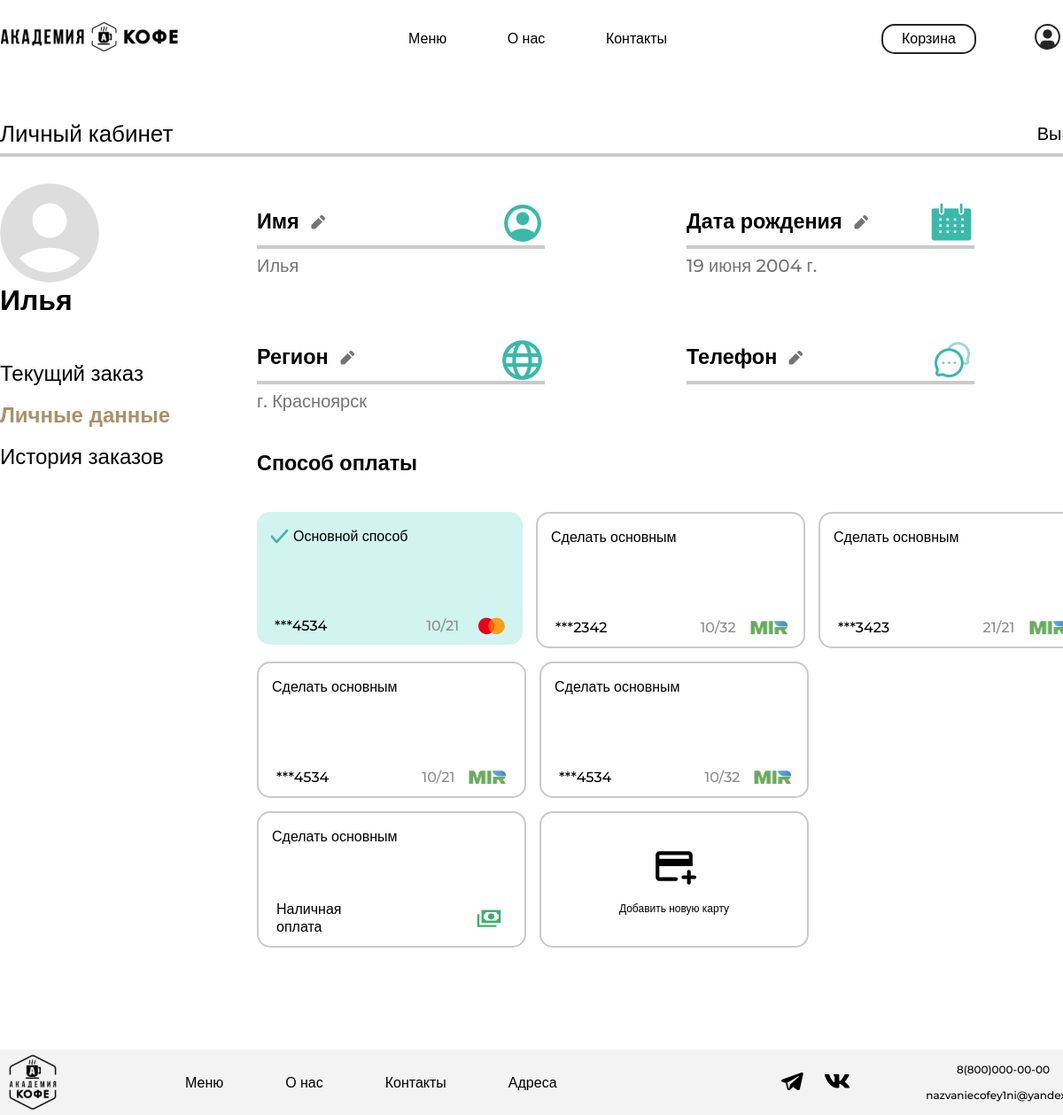
The app's page /account/1/ (signed in) with its own data.
### academyCoffee/models.py (models this page shows, shortened)
class User(AbstractUser):
    regions = [
        ('Красноярск', 'Красноярск'),
        ('Москва', 'Москва'),
        ('Санкт-Петербург', 'Санкт-Петербург'),
        ('Новосибирск', 'Новосибирск'),
    ]
    username = models.CharField(unique=False, blank=True, null=True, max_length=20)
    region = models.TextField('Регион', max_length=50, choices=regions, blank=True)
    PNumber = PhoneNumberField('Номер телефона', blank=False, null=False, unique=True, region="RU")
    DateOfBirth = models.DateField("День рождения", default=timezone.now)
    payment_method = models.CharField('Способ оплаты', max_length=20, default='Наличные')
    USERNAME_FIELD = "PNumber"
    REQUIRED_FIELDS = ["email"]

class UserCard(models.Model):
    user = models.ForeignKey(to=User, on_delete=models.CASCADE)
    is_base = models.BooleanField(default=False)
    number = models.DecimalField(max_digits=16, decimal_places=0)
    month = models.DecimalField(max_digits=2, decimal_places=0)
    year = models.DecimalField(max_digits=2, decimal_places=0)
    CVCCode = models.DecimalField(max_digits=3, decimal_places=0)
    def protect_number(self):
        return int(str(self.number)[-4:])

### academyCoffee/views.py (the view, shortened to what this page needs)
# urls.py: path('account/<int:pk>/', login_required(views.UserProfileView.as_view()), name='profile'),
class UserProfileView(TitleMixin, UpdateView):
    model = User
    form_class = UserProfileForm
    template_name = 'main/personalaccount.html'
    title = 'Профиль'
    def get_context_data(self, **kwargs):
        context = super(UserProfileView, self).get_context_data()
        context['user'] = self.request.user
        context['cards'] = UserCard.objects.filter(user=self.request.user).order_by('-is_base')
        return context

### academyCoffee/common/views.py (called while the page is built)
    def get_context_data(self, **kwargs):
        context = super(TitleMixin, self).get_context_data(**kwargs)
        context['title'] = self.title
        return context

### academyCoffee/templates/main/personalaccount.html (shortened to what this page needs)
{% extends 'main/base.html' %}
{% load static %}
{% block style %}
    <link rel="stylesheet" href="{% static 'personalaccount/css/style.css' %}">
{% endblock %}
{% block content %}
    <main>
        <div class="up-line-container">
            <h2 class="personal-up-title">Личный кабинет</h2>
            <a class="log-out" href="{% url 'logout' %}">Выйти</a>
        </div>
        <div class="personal-line"></div>
        <div class="main-container">
            <div class="personal-account-left-container">
                <img class="personal-avatar" src="{% static 'personalaccount/img/avatar_account.svg' %}" width="112"
                     height="112">
                <p class="personal-name">{{ user.first_name }}</p>
                <ul class="personal-account-nav-list">
                    <li class="personal-account-nav-list-item">
                        <a class="personal-account-nav-link" href="{% url 'currentorder' %}">
                            Текущий заказ
                        </a>
                    </li>
                    <li class="personal-account-nav-list-item">
                        <a class="personal-account-nav-link active-link">
                            Личные данные
                        </a>
                    </li>
                    <li class="personal-account-nav-list-item">
                        <a class="personal-account-nav-link" href="{% url 'orderhistory' %}">
                            История заказов
                        </a>
                    </li>
                </ul>
            </div>
            <div class="personal-account-right-container">
                <section class="personal-account-info">
                    <div class="change-container">
                        <div class="change-up-container">
                            <div class="change-up-container-title">
                                <h3 class="change-title">Имя</h3>
                                <button id="modalChangeName"><img class="button-change"
                                                                  src="{% static 'personalaccount/img/change_pen.png' %}"
                                                                  alt="Изменить"></button>
                            </div>
                            <img class="description-image" src="{% static 'personalaccount/img/account.png' %}">
                        </div>
                        <div class="personal-account-info-line"></div>
                        <p class="personal-account-info-name">{{ user.first_name }}</p>
                    </div>
                    <div class="change-container">
                        <div class="change-up-container">
                            <div class="change-up-container-title">
                                <h3 class="change-title">Дата рождения</h3>
                                <button id="modalChangeDate"><img class="button-change"
                                                                  src="{% static 'personalaccount/img/change_pen.png' %}"
                                                                  alt="Изменить"></button>
                            </div>
                            <img class="description-image" src="{% static 'personalaccount/img/calendar.png' %}">
                        </div>
                        <div class="personal-account-info-line"></div>
                        <p class="personal-account-info-date">{{ user.DateOfBirth }}</p>
                    </div>
                    <div class="change-container">
                        <div class="change-up-container">
                            <div class="change-up-container-title">
                                <h3 class="change-title">Регион</h3>
                                <button id="modalChangeRegion"><img class="button-change"
                                                                    src="{% static 'personalaccount/img/change_pen.png' %}"
                                                                    alt="Изменить"></button>
                            </div>
                            <img class="description-image" src="{% static 'personalaccount/img/planet.png' %}">
                        </div>
                        <div class="personal-account-info-line"></div>
                        <p class="personal-account-info-region">г. {{ user.region }}</p>
                    </div>
                    <div class="change-container">
                        <div class="change-up-container">
                            <div class="change-up-container-title">
                                <h3 class="change-title">Телефон</h3>
                                <button id="modalChangeNumber"><img class="button-change"
                                                                    src="{% static 'personalaccount/img/change_pen.png' %}"
                                                                    alt="Изменить"></button>
                            </div>
                            <img class="description-image" src="{% static 'personalaccount/img/messages.png' %}">
                        </div>
                        <div class="personal-account-info-line"></div>
                    </div>
                </section>
                <section class="payment-methods">
                    <h3 class="payment-method-title">
                        Способ оплаты
                    </h3>
                    <div class="payment-method-container">
                        {% for card in cards %}
                            {% if card.is_base == True %}
                                <div class="chosen-method payment-method">
                                    <div class="payment-method-up-container">
                                        <img src="{% static 'personalaccount/img/check.svg' %}" width="21" height="21">
                                        <p>
                                            Основной способ
                                        </p>
                                    </div>
                                    <div class="payment-method-down-container">
                                        <p class="card-number">***{{ card.protect_number }}</p>
                                        <p class="pull-date">{{ card.month }}/{{ card.year }}</p>
                                        <img src="{% static 'personalaccount/img/mastercard.svg' %}" width="30"
                                             height="20">
                                    </div>
                                </div>
                            {% else %}
                                <div class="payment-method">
                                    <div class="payment-method-up-container">
                                        <a href="{% url 'make_base_card' card.id %}">
                                            Сделать основным
                                        </a>
                                    </div>
                                    <div class="payment-method-down-container">
                                        <p class="card-number">***{{ card.protect_number }}</p>
                                        <p class="pull-date">{{ card.month }}/{{ card.year }}</p>
                                        <img src="{% static 'personalaccount/img/mir.png' %}" width="45" height="20">
                                    </div>
                                </div>
                            {% endif %}
                        {% endfor %}
                        {% if user.payment_method == 'Наличные' %}
                            <div class="chosen-method payment-method">
                                <div class="payment-method-up-container">
                                    <img src="{% static 'personalaccount/img/check.svg' %}" width="21" height="21">
                                    <p>
                                        Основной способ
                                    </p>
                                </div>
                                <div class="payment-method-down-container">
                                    <p class="card-number">Наличная оплата</p>
                                    <img src="{% static 'cart/img/cash.svg' %}" width="30"
                                         height="20">
                                </div>
                            </div>
                        {% else %}
                            <div class="payment-method">
                                <div class="payment-method-up-container">
                                    <a href="{% url 'make_cash_payment' %}">
                                        Сделать основным
                                    </a>
                                </div>
                                <div class="payment-method-down-container">
                                    <p class="card-number">Наличная оплата</p>
                                    <img src="{% static 'cart/img/cash.svg' %}" width="45" height="20">
                                </div>
                            </div>
                        {% endif %}
                        <a class="add-payment-method" href="{% url 'addcart' %}">
                            <img src="{% static 'personalaccount/img/add-card.svg' %}" width="50" height="50">
                            <p>Добавить новую карту</p>
                        </a>
                    </div>
                </section>
            </div>
        </div>
    </main>
{% endblock %}

### academyCoffee/static/base/css/base.css (style rules this page uses)
* { font-family: 'Montserrat', Arial, sans-serif; }
main { min-width: 1230px; margin: 0 auto auto; flex-grow: 1; }
html { scroll-behavior: smooth; }
p,h1,h2,h3,h4,h5,h6 { margin: 0; }
body { margin: 0 0 0 0; padding: 0; font-size: 20px; font-weight: 500; line-height: 20px; display: flex; flex-direction: column; justify-content: space-between; align-items: center; min-height: 100vh; }
a { color: black; text-decoration: none; }
ul { padding: 0; margin: 0; list-style: none; }

### academyCoffee/static/personalaccount/css/style.css (style rules this page uses)
.up-line-container { display: flex; justify-content: space-between; height: 45px; align-items: center; }
.personal-up-title { font-style: normal; font-weight: 500; font-size: 26px; line-height: 32px; margin: 0; }
.personal-line { border: 2px solid #CACACA; }
.main-container { display: flex; justify-content: space-between; margin-top: 30px; }
.personal-account-left-container { width: 255px; display: flex; flex-direction: column; }
.personal-avatar { width: 112px; height: 112px; display: block; }
.personal-name { font-weight: 700; font-size: 32px; line-height: 39px; margin: 0 0 49px; }
.personal-account-nav-list { display: flex; gap: 18px; flex-direction: column; }
.personal-account-nav-list a { font-size: 24px; line-height: 29px; }
.active-link { pointer-events: none; cursor: default; color: #AB9169; font-weight: bold; }
.personal-account-info { padding-top: 20px; width: 930px; display: flex; gap: 70px; flex-wrap: wrap; margin-bottom: 50px; }
.change-container { width: 325px; margin-right: 90px; }
.change-up-container { display: flex; justify-content: space-between; align-items: center; }
.change-up-container-title { display: flex; justify-content: space-between; }
.change-up-container-title button { background-color: white; border: none; color: white; cursor: pointer; }
.change-title { margin: 0 5px 0 0; }
.personal-account-info-name, .personal-account-info-date, .personal-account-info-region, .personal-account-info-number { margin: 9px 0 0; color: #747474; }
.personal-account-info-line { border: 2px solid #CACACA; }
.payment-methods { margin: 0 auto 50px; }
.payment-method-title { margin-bottom: 45px; }
.payment-method-container { width: 940px; display: flex; gap: 15px; flex-wrap: wrap; }
.payment-method { width: 300px; height: 150px; border: 2px solid #CACACA; border-radius: 15px; display: flex; flex-direction: column; justify-content: space-between; }
.payment-method-up-container { display: flex; align-items: center; margin: 17px 15px; gap: 5px; font-size: 16px; line-height: 20px; }
.payment-method-down-container { display: flex; align-items: center; margin: 11px 20px; justify-content: space-between; }
.card-number { margin-right: 105px; font-size: 16px; line-height: 20px; }
.pull-date { font-size: 16px; line-height: 20px; color: #8C8C8C; margin-right: 15px; }
.chosen-method { border: none; background: rgba(72, 212, 196, 0.25); border-radius: 15px; }
.add-payment-method { width: 144px; height: 80px; border: 2px solid #CACACA; border-radius: 15px; padding: 35px 78px; display: flex; flex-direction: column; align-items: center; gap: 15px; font-size: 12px; line-height: 15px; }

### records on screen
User: first_name "Илья", DateOfBirth "19 июня 2004 г.", region "Красноярск"
UserCard: is_base True (drawn), protect_number "4534", month "10", year "21"
UserCard: protect_number "2342", month "10", year "32", is_base False (drawn)
UserCard: protect_number "3423", month "21", year "21", is_base False (drawn)
UserCard: protect_number "4534", month "10", year "21", is_base False (drawn)
UserCard: protect_number "4534", month "10", year "32", is_base False (drawn)
